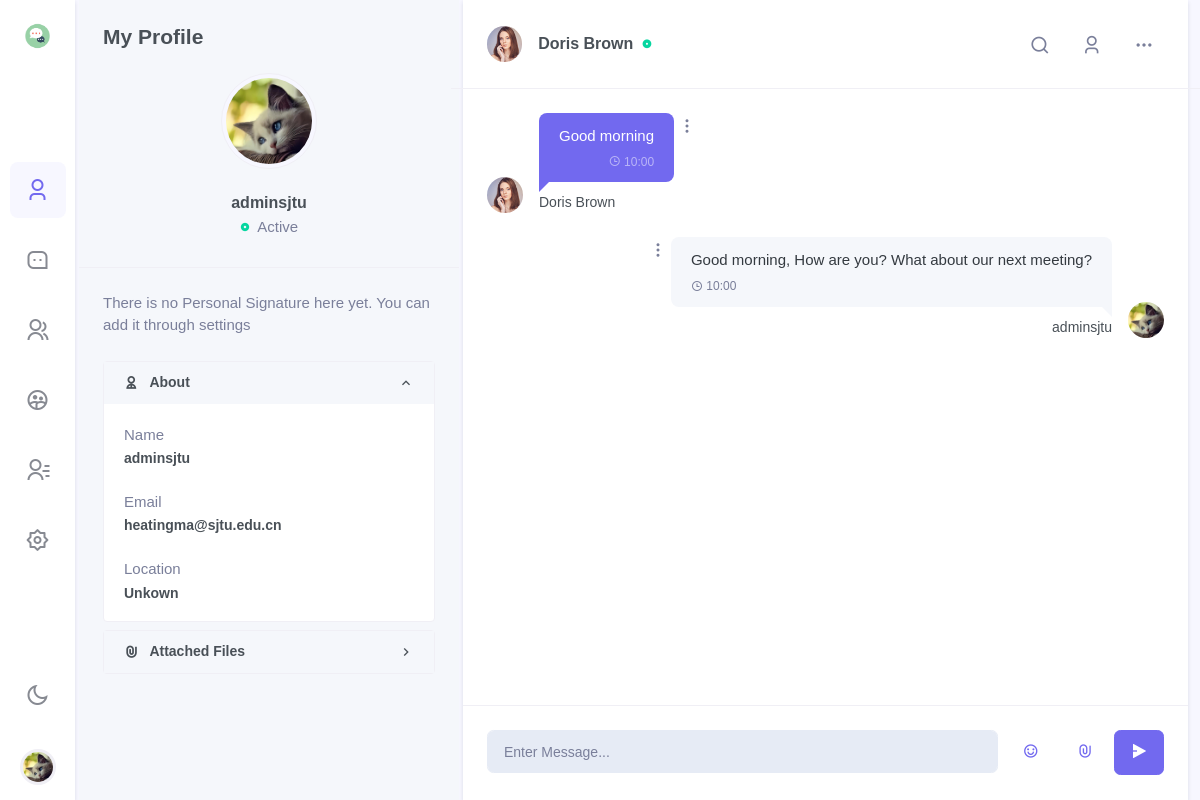
/chat/my/ (signed in), run on an earlier commit of the app's database.
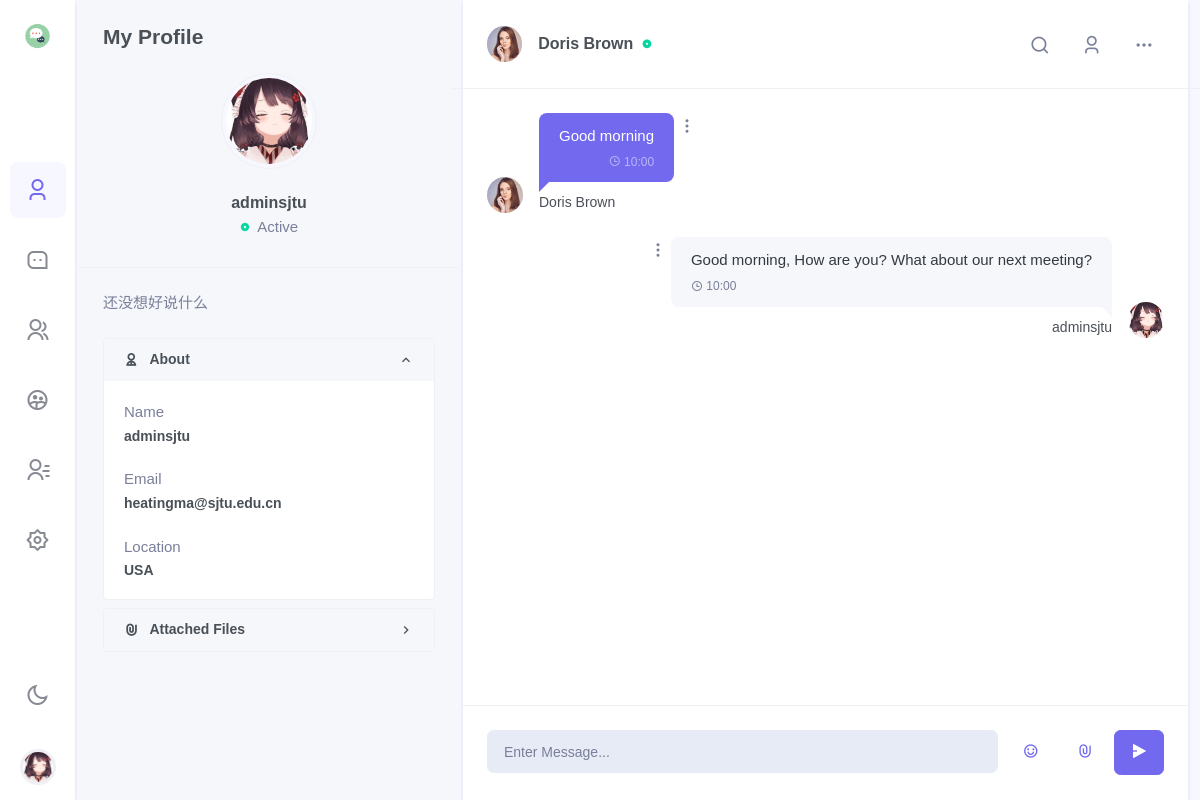
And on a later commit of the database.
### chat/models.py (models this page shows, shortened)
class Profile(models.Model):
    about_me = models.TextField(default='There is no Personal Signature here yet. You can add it through settings')
    image = models.ImageField(upload_to='profile_image', null=True, blank=True)
    user = models.OneToOneField(User, on_delete=models.CASCADE)
    location = models.CharField(max_length=50, default="Unkown")
    @property
    def image_url(self):
        if self.image == "":
            return "/media/chat/static_default/{}.png".format(self.user_initial)
        else:
            return self.image.url

### users/models.py (models this page shows)
class User(AbstractUser):
    email = models.EmailField('email address', primary_key=True, unique=True)
    USERNAME_FIELD = 'email'
    REQUIRED_FIELDS = ["username"]

### chat/views.py (the view)
# urls.py: path('my/', views.my, name='my'),
@login_required
def my(request: HttpRequest):
    username = request.user.username
    user = get_object_or_404(User, username=username)
    profile = get_object_or_404(Profile, user=user)
    return render(
        request=request,
        template_name='chat/my.html',
        context={
            'profile': profile,
        }
    )

### templates/chat/my.html (shortened to what this page needs)
{% extends 'chat/base.html' %}
{% block side_menu %}
    {% include "chat/side_menus/side_menu_my.html" %}
{% endblock %}
{% block leftsidebar %}
    {% include "chat/leftsidebar/leftsidebar_my.html" %}
{% endblock %}
{% block chat_conversation %}
    {% include "chat/body/chat_conversation.html" %}
{% endblock %}

### templates/chat/side_menus/side_menu_my.html (shortened to what this page needs)
{% load static %}
<div class="side-menu flex-lg-column mr-lg-1">
<div class="sidebar_logo">
    <a href="" class="logo logo-dark">
        <span class="logo-sm">
            <img src="{% static "images/chat/chat.png" %}" alt="" height="30">
        </span>
    </a>
</div>
<div class="flex-lg-column my-auto">
    <ul class="nav nav-pills side-menu-nav justify-content-center" role="tablist">
        <li class="nav-item" data-toggle="tooltip" data-trigger="hover" data-placement="top" title="Profile">
            <a href="{% url 'chat:my' %}" class="nav-link active" id="pills-user-tab" role="tab">
            <i class="ri-user-3-line"></i>
        </a></li>
        <li class="nav-item" data-toggle="tooltip" data-trigger="hover" data-placement="top" title="Chats">
            <a href="{% url 'chat:home' %}" class="nav-link" id="pills-chat-tab" role="tab">
            <i class="ri-message-3-line"></i>
        </a></li>
        <li class="nav-item" data-toggle="tooltip" data-trigger="hover" data-placement="top" title="Groups">
            <a href="{% url 'chat:groups' %}" class="nav-link" id="pills-groups-tab" role="tab">
            <i class="ri-group-line"></i>
        </a></li>
        <li class="nav-item" data-toggle="tooltip" data-trigger="hover" data-placement="top" title="Chatroom">
            <a href="{% url 'chat:chatroom' %}" class="nav-link" id="pills-chatroom-tab" role="tab">
            <i class="ri-group-2-line"></i>
        </a></li>
        <li class="nav-item" data-toggle="tooltip" data-trigger="hover" data-placement="top" title="Contacts">
            <a href="{% url 'chat:contracts' %}" class="nav-link" id="pills-contacts-tab" role="tab">
            <i class="ri-contacts-line"></i>
        </a></li>
        <li class="nav-item" data-toggle="tooltip" data-trigger="hover" data-placement="top" title="Settings">
            <a href="{% url 'chat:settings' %}" class="nav-link" id="pills-setting-tab"  role="tab">
            <i class="ri-settings-2-line"></i>
        </a></li>
    </ul>
</div>
<div class="flex-lg-column d-none d-lg-block">
    <ul class="nav side-menu-nav justify-content-center">
        <li class="nav-item">
            <a class="nav-link" id="light-dark" href="#" data-toggle="tooltip" data-trigger="hover" data-placement="right" title="Dark / Light Mode">
                <i class="ri-sun-line theme-mode-icon"></i>
            </a>
        </li>
        <li class="nav-item btn-group dropup profile-user-dropdown">
            <a class="nav-link dropdown-toggle normal_container" href="#" role="button" data-toggle="dropdown" aria-haspopup="true" aria-expanded="false">
                <img src="{{ profile.image_url }}"  alt="" class="profile-user rounded-circle">
            </a>
        </li>
    </ul>
</div>
</div>

### templates/chat/leftsidebar/leftsidebar_my.html (shortened to what this page needs)
<div>
    <div class="px-4 pt-4">
        <h4 class="mb-0">My Profile</h4>
    </div>
    <div class="text-center p-4 border-bottom">
        <div class="mb-4">
            <img src="{{ profile.image_url }}" class="rounded-circle avatar-lg img-thumbnail" alt="">
        </div>
        <h5 class="font-size-16 mb-1 text-truncate">{{ profile.user.username }}</h5>
        <p class="text-muted text-truncate mb-1">
            <i class="ri-record-circle-fill font-size-10 text-success mr-1 d-inline-block"></i>
            Active
        </p>
    </div>
    <div class="p-4 user-profile-desc" data-simplebar="">
        <div class="text-muted">
            <p class="mb-4">{{ profile.about_me }}</p>
        </div>
        <div id="profile-user-accordion-1" class="custom-accordion">
            <div class="card shadow-none border mb-2">
                <a href="#profile-user-collapseOne" class="text-dark" data-toggle="collapse" aria-expanded="true" aria-controls="profile-user-collapseOne">
                    <div class="card-header" id="profile-user-headingOne">
                        <h5 class="font-size-14 m-0">
                            <i class="ri-user-2-line mr-2 align-middle d-inline-block"></i>
                            About
                            <i class="mdi mdi-chevron-up float-right accor-plus-icon"></i>
                        </h5>
                    </div>
                </a>
                <div id="profile-user-collapseOne" class="collapse show" aria-labelledby="profile-user-headingOne" data-parent="#profile-user-accordion-1">
                    <div class="card-body">
                        <div><p class="text-muted mb-1">Name</p><h5 class="font-size-14">{{ profile.user.username }}</h5></div>
                        <div class="mt-4"><p class="text-muted mb-1">Email</p><h5 class="font-size-14">{{ profile.user.email }}</h5></div>
                        <div class="mt-4"><p class="text-muted mb-1">Location</p><h5 class="font-size-14 mb-0">{{ profile.location }}</h5></div>
                    </div>
                </div>
            </div>
            <div class="card mb-1 shadow-none border">
                <a href="#collapseTwo" class="text-dark collapsed" data-toggle="collapse" aria-expanded="false" aria-controls="collapseTwo">
                    <div class="card-header" id="headingTwo">
                        <h5 class="font-size-14 m-0">
                            <i class="ri-attachment-line mr-2 align-middle d-inline-block"></i> Attached Files
                            <i class="mdi mdi-chevron-up float-right accor-plus-icon"></i>
                        </h5>
                    </div>
                </a>
            </div>
        </div>
    </div>
</div>

### templates/chat/body/chat_conversation.html (shortened to what the changed rows need)
<div class="w-100">
    <div class="chat-conversation p-3 p-lg-4" data-simplebar="init"><ul class="list-unstyled mb-0">
        <li class="right"><div class="conversation-list">
            <div class="chat-avatar"><img src="{{ profile.image_url }}" alt=""></div>
            <div class="user-chat-content">
                <div class="ctext-wrap">
                    <div class="ctext-wrap-content">
                    </div>
                    <div class="dropdown align-self-start">
                    </div>
                </div>
                <div class="conversation-name"> {{ profile.user.username }} </div>
            </div>
        </div></li>
    </ul></div>
</div>

What changed in the data, as far as the page shows it:
changed Profile "adminsjtu": image_url: a different picture; about_me "There is no Personal Signature here yet. You can add it through settings" → "还没想好说什么"; location "Unkown" → "USA"
